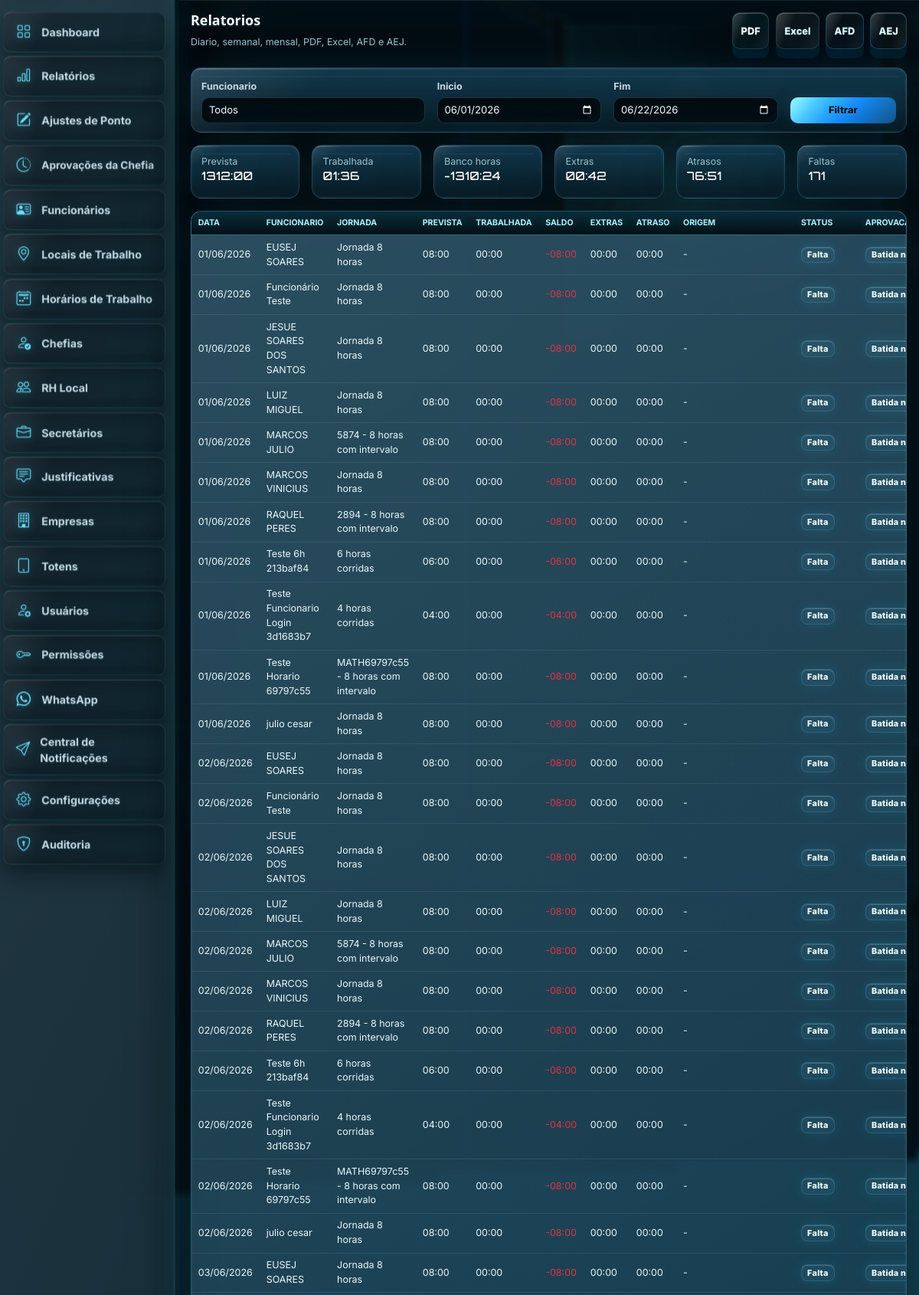
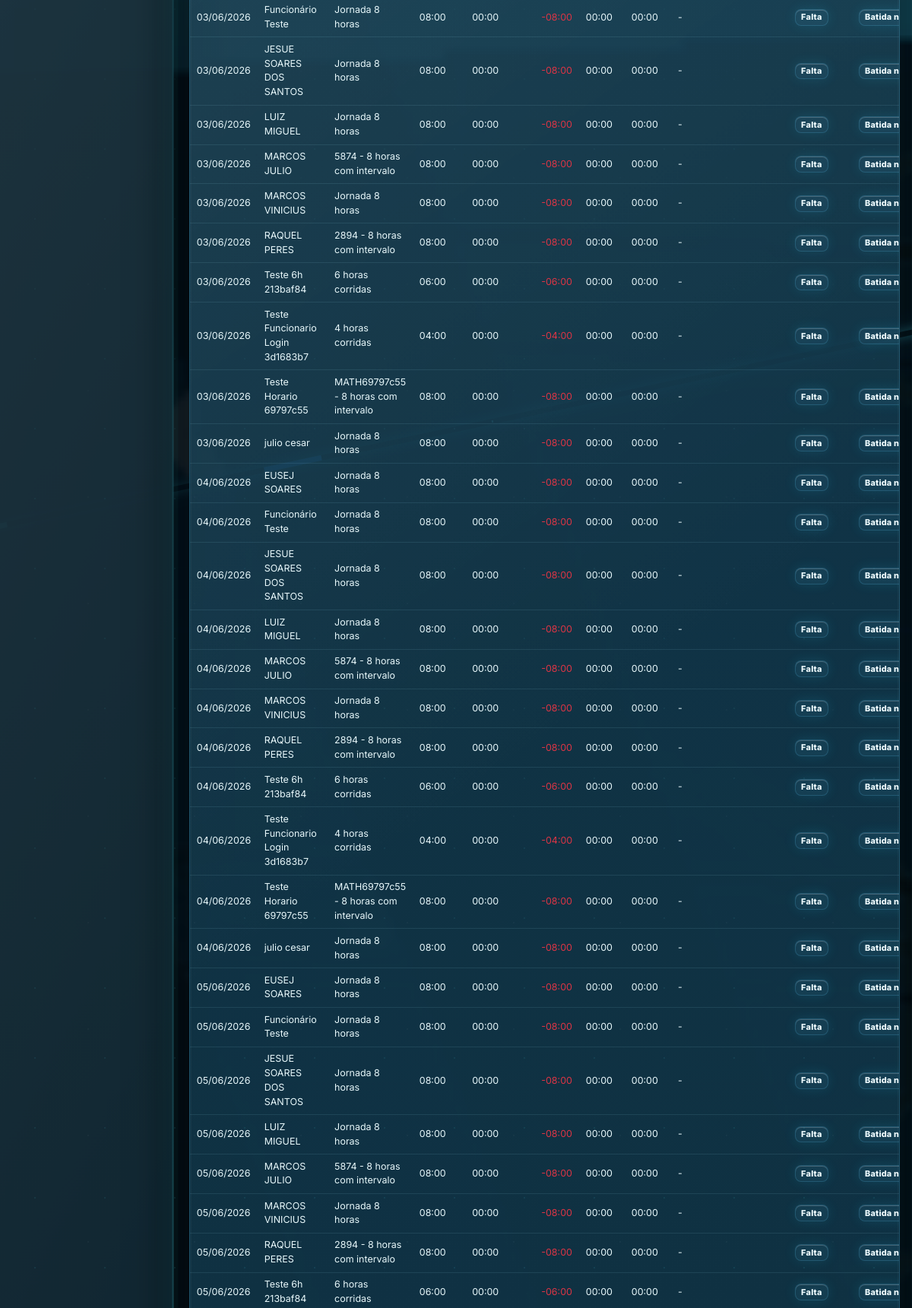
Page /relatorios (signed in, upper part) on the committed database (2 pictures, top to bottom).
### tables this page shows
CREATE TABLE funcionarios (
            id INTEGER PRIMARY KEY AUTOINCREMENT,
            empresa_id INTEGER NOT NULL,
            local_id INTEGER NOT NULL,
            jornada_id INTEGER NOT NULL,
            nome TEXT NOT NULL,
            cpf TEXT UNIQUE NOT NULL,
            matricula TEXT UNIQUE NOT NULL,
            cargo TEXT,
            email TEXT,
            telefone TEXT,
            data_admissao TEXT,
            ativo INTEGER NOT NULL DEFAULT 1, rh_local_id INTEGER, chefia_id INTEGER, secretario_id INTEGER, foto_base_path TEXT, reconhecimento_facial_ativo INTEGER NOT NULL DEFAULT 0, permite_totem_facial INTEGER NOT NULL DEFAULT 0, foto_facial_cadastrada INTEGER NOT NULL DEFAULT 0, mini_video_cadastrado INTEGER NOT NULL DEFAULT 0, face_embedding TEXT, face_video_path TEXT, updated_at TEXT, face_image_path TEXT, face_embeddings_json TEXT, permitir_totem_facial INTEGER NOT NULL DEFAULT 0,
            FOREIGN KEY (empresa_id) REFERENCES empresas(id),
            FOREIGN KEY (local_id) REFERENCES locais_trabalho(id),
            FOREIGN KEY (jornada_id) REFERENCES jornadas(id)
        );

CREATE TABLE jornadas (
            id INTEGER PRIMARY KEY AUTOINCREMENT,
            nome TEXT UNIQUE NOT NULL,
            carga_minutos INTEGER NOT NULL,
            entrada TEXT NOT NULL,
            saida_almoco TEXT,
            retorno_almoco TEXT,
            saida_final TEXT NOT NULL,
            tolerancia_minutos INTEGER NOT NULL DEFAULT 0,
            tipo_escala TEXT NOT NULL DEFAULT 'dias_uteis',
            data_inicio_escala TEXT,
            padrao INTEGER NOT NULL DEFAULT 0,
            ativa INTEGER NOT NULL DEFAULT 1
        );

### app.py (the view)
@app.route("/relatorios")
@login_required
def relatorios():
    today = date.today()
    start = parse_date(request.args.get("data_inicio"), today.replace(day=1))
    end = parse_date(request.args.get("data_fim"), today)
    user = current_user()
    funcionario_id = str(user["funcionario_id"] or "") if is_funcionario_profile(user) else request.args.get("funcionario_id", "")
    linhas = build_report(start, end, funcionario_id)
    funcionarios_rows = allowed_funcionarios_for_user(user)
    totals = {
        "prevista": sum(r["prevista_min"] for r in linhas),
        "trabalhada": sum(r["trabalhada_min"] for r in linhas),
        "saldo": sum(r["saldo_min"] for r in linhas),
        "extras": sum(r["extras_min"] for r in linhas),
        "atraso": sum(r["atraso_min"] for r in linhas),
        "faltas": sum(1 for r in linhas if r["falta"]),
    }
    return page_template('pages/relatorios.html', title="Relatórios", linhas=linhas, totals=totals, funcionarios_rows=funcionarios_rows,
    funcionario_id=funcionario_id, start=start, end=end, fmt=fmt_minutes, can_choose_funcionario=not is_funcionario_profile(user),
    export_url=lambda formato: url_for("exportar", formato=formato, data_inicio=start.isoformat(), data_fim=end.isoformat(), funcionario_id=funcionario_id))

### app.py (called while the page is built, shortened)
@app.after_request
def add_api_cors_headers(response):
    return response

def get_db():
    if "db" not in g:
        g.db = sqlite3.connect(DB_PATH)
        g.db.row_factory = sqlite3.Row
    return g.db

def query(sql, params=()):
    return get_db().execute(sql, params).fetchall()

def one(sql, params=()):
    return get_db().execute(sql, params).fetchone()

@app.before_request
def validate_csrf():
    if request.method != "POST":
        return None

@app.after_request
def security_headers(response):
    response.headers.setdefault("X-Content-Type-Options", "nosniff")
    response.headers.setdefault("X-Frame-Options", "SAMEORIGIN")
    response.headers.setdefault("Referrer-Policy", "strict-origin-when-cross-origin")
    if request.path in ("/totem-facial", "/terminal-ponto") or request.path.startswith("/totem-facial/"):
        response.headers["Cache-Control"] = "no-store, no-cache, must-revalidate, max-age=0"
        response.headers["Pragma"] = "no-cache"
        response.headers["Expires"] = "0"
    return response

def parse_date(value, fallback=None):
    if not value:
        return fallback
    return datetime.strptime(value, "%Y-%m-%d").date()

def period_bounds(start, end):
    start_dt = datetime.combine(start, datetime.min.time())
    end_dt = datetime.combine(end + timedelta(days=1), datetime.min.time())
    return start_dt.isoformat(sep=" "), end_dt.isoformat(sep=" ")

def chunks(items, size=500):
    for index in range(0, len(items), size):
        yield items[index:index + size]

def time_to_minutes(value):
    if not value:
        return None
    hour, minute = [int(part) for part in value.split(":")[:2]]
    return hour * 60 + minute

def minutes_between(start, end):
    if not start or not end:
        return 0
    start_min = time_to_minutes(start)
    end_min = time_to_minutes(end)
    if end_min < start_min:
        end_min += 24 * 60
    return end_min - start_min

def fmt_minutes(minutes):
    sign = "-" if minutes < 0 else ""
    minutes = abs(int(minutes or 0))
    return f"{sign}{minutes // 60:02d}:{minutes % 60:02d}"

def current_user():
    if not session.get("user_id"):
        return None
    return one("SELECT * FROM usuarios WHERE id = ?", (session["user_id"],))

def login_required(view):
    @wraps(view)
    def wrapped(*args, **kwargs):
        if not session.get("user_id"):
            return redirect(url_for("login"))
        return view(*args, **kwargs)
    return wrapped

### templates/pages/relatorios.html
{% extends "base.html" %}
{% block body %}
<div class="d-flex flex-column flex-lg-row justify-content-between gap-3 mb-4">
      <div><h3 class="fw-bold">Relatorios</h3><div class="text-muted">Diario, semanal, mensal, PDF, Excel, AFD e AEJ.</div></div>
      <div class="d-flex flex-wrap gap-2">
        <a class="btn btn-outline-danger" href="{{ export_url('pdf') }}">PDF</a>
        <a class="btn btn-outline-success" href="{{ export_url('excel') }}">Excel</a>
        <a class="btn btn-outline-secondary" href="{{ export_url('afd') }}">AFD</a>
        <a class="btn btn-outline-secondary" href="{{ export_url('aej') }}">AEJ</a>
      </div>
    </div>
    <form class="card mb-3"><div class="card-body"><div class="row g-3 align-items-end">
      <div class="col-md-4"><label class="form-label">Funcionario</label>{% if can_choose_funcionario %}<select class="form-select" name="funcionario_id"><option value="">Todos</option>{% for f in funcionarios_rows %}<option value="{{ f.id }}" {% if funcionario_id|string == f.id|string %}selected{% endif %}>{{ f.nome }}</option>{% endfor %}</select>{% else %}<input type="hidden" name="funcionario_id" value="{{ funcionario_id }}">{% for f in funcionarios_rows %}<input class="form-control" value="{{ f.nome }}" readonly>{% else %}<input class="form-control" value="Funcionario nao vinculado" readonly>{% endfor %}{% endif %}</div>
      <div class="col-md-3"><label class="form-label">Inicio</label><input class="form-control" type="date" name="data_inicio" value="{{ start.isoformat() }}"></div>
      <div class="col-md-3"><label class="form-label">Fim</label><input class="form-control" type="date" name="data_fim" value="{{ end.isoformat() }}"></div>
      <div class="col-md-2 d-grid"><button class="btn btn-primary">Filtrar</button></div>
    </div></div></form>
    <div class="row g-3 mb-3">
      <div class="col-6 col-lg-2"><div class="card"><div class="card-body"><div class="small text-muted">Prevista</div><h5>{{ fmt(totals.prevista) }}</h5></div></div></div>
      <div class="col-6 col-lg-2"><div class="card"><div class="card-body"><div class="small text-muted">Trabalhada</div><h5>{{ fmt(totals.trabalhada) }}</h5></div></div></div>
      <div class="col-6 col-lg-2"><div class="card"><div class="card-body"><div class="small text-muted">Banco horas</div><h5>{{ fmt(totals.saldo) }}</h5></div></div></div>
      <div class="col-6 col-lg-2"><div class="card"><div class="card-body"><div class="small text-muted">Extras</div><h5>{{ fmt(totals.extras) }}</h5></div></div></div>
      <div class="col-6 col-lg-2"><div class="card"><div class="card-body"><div class="small text-muted">Atrasos</div><h5>{{ fmt(totals.atraso) }}</h5></div></div></div>
      <div class="col-6 col-lg-2"><div class="card"><div class="card-body"><div class="small text-muted">Faltas</div><h5>{{ totals.faltas }}</h5></div></div></div>
    </div>
    <div class="card"><div class="table-responsive"><table class="table table-hover mb-0">
      <thead><tr><th>Data</th><th>Funcionario</th><th>Jornada</th><th>Prevista</th><th>Trabalhada</th><th>Saldo</th><th>Extras</th><th>Atraso</th><th>Origem</th><th>Status</th><th>Aprovacao</th></tr></thead>
      <tbody>{% for l in linhas %}<tr><td>{{ l.data.strftime('%d/%m/%Y') }}</td><td>{{ l.funcionario.nome }}</td><td>{{ l.jornada.nome }}</td><td>{{ l.prevista }}</td><td>{{ l.trabalhada }}</td><td class="{% if l.saldo_min < 0 %}text-danger{% elif l.saldo_min > 0 %}text-success{% endif %}">{{ l.saldo }}</td><td>{{ l.extras }}</td><td>{{ l.atraso }}</td><td>{{ l.origens_marcacoes }}</td><td>{% if l.falta %}<span class="badge bg-danger">Falta</span>{% elif l.folga %}<span class="badge bg-secondary">Folga</span>{% else %}<span class="badge bg-success">Presente</span>{% endif %}</td><td>{% if l.status_marcacoes == 'Batida fora do horario pendente' %}<span class="badge bg-warning text-dark">{{ l.status_marcacoes }}</span>{% elif l.status_marcacoes == 'Aprovado pela chefia' %}<span class="badge bg-success">{{ l.status_marcacoes }}</span>{% elif l.status_marcacoes == 'Nao aprovado pela chefia' %}<span class="badge bg-danger">{{ l.status_marcacoes }}</span>{% else %}<span class="badge bg-primary">{{ l.status_marcacoes }}</span>{% endif %}</td></tr>{% endfor %}</tbody>
    </table></div></div>
{% endblock %}

### rows in the picture
funcionarios: data "01/06/2026", funcionario.nome "EUSEJ SOARES", jornada.nome "Jornada 8 horas", prevista "08:00", trabalhada "00:00", saldo "-08:00", extras "00:00", atraso "00:00", origens_marcacoes "-", status_marcacoes "Batida…", data "02/06/2026", data "03/06/2026", data "04/06/2026", data "05/06/2026"
funcionarios: data "01/06/2026", funcionario.nome "Funcionário Teste", jornada.nome "Jornada 8 horas", prevista "08:00", trabalhada "00:00", saldo "-08:00", extras "00:00", atraso "00:00", origens_marcacoes "-", status_marcacoes "Batida…", data "02/06/2026", data "03/06/2026", data "04/06/2026", data "05/06/2026"
funcionarios: data "01/06/2026", funcionario.nome "JESUE SOARES DOS SANTOS", jornada.nome "Jornada 8 horas", prevista "08:00", trabalhada "00:00", saldo "-08:00", extras "00:00", atraso "00:00", origens_marcacoes "-", status_marcacoes "Batida…", data "02/06/2026", data "03/06/2026", data "04/06/2026", data "05/06/2026"
funcionarios: data "01/06/2026", funcionario.nome "LUIZ MIGUEL", jornada.nome "Jornada 8 horas", prevista "08:00", trabalhada "00:00", saldo "-08:00", extras "00:00", atraso "00:00", origens_marcacoes "-", status_marcacoes "Batida…", data "02/06/2026", data "03/06/2026", data "04/06/2026", data "05/06/2026"
funcionarios: data "01/06/2026", funcionario.nome "MARCOS JULIO", jornada.nome "5874 - 8 horas com intervalo", prevista "08:00", trabalhada "00:00", saldo "-08:00", extras "00:00", atraso "00:00", origens_marcacoes "-", status_marcacoes "Batida…", data "02/06/2026", data "03/06/2026", data "04/06/2026", data "05/06/2026"
funcionarios: data "01/06/2026", funcionario.nome "MARCOS VINICIUS", jornada.nome "Jornada 8 horas", prevista "08:00", trabalhada "00:00", saldo "-08:00", extras "00:00", atraso "00:00", origens_marcacoes "-", status_marcacoes "Batida…", data "02/06/2026", data "03/06/2026", data "04/06/2026", data "05/06/2026"
funcionarios: data "01/06/2026", funcionario.nome "RAQUEL PERES", jornada.nome "2894 - 8 horas com intervalo", prevista "08:00", trabalhada "00:00", saldo "-08:00", extras "00:00", atraso "00:00", origens_marcacoes "-", status_marcacoes "Batida…", data "02/06/2026", data "03/06/2026", data "04/06/2026", data "05/06/2026"
funcionarios: data "01/06/2026", funcionario.nome "Teste 6h 213baf84", jornada.nome "6 horas corridas", prevista "06:00", trabalhada "00:00", saldo "-06:00", extras "00:00", atraso "00:00", origens_marcacoes "-", status_marcacoes "Batida…", data "02/06/2026", data "03/06/2026", data "04/06/2026", data "05/06/2026"
funcionarios: funcionario.nome "Teste Funcionario Login 3d1683b7" "Teste Funcionario Login 3d1683b7" "Teste Funcionario Login 3d1683b7" "Teste Funcionario Login 3d1683b7"
jornadas: jornada.nome "4 horas corridas" "4 horas corridas" "4 horas corridas" "4 horas corridas"
funcionarios: data "01/06/2026", funcionario.nome "Teste Horario 69797c55", jornada.nome "MATH69797c55 - 8 horas com intervalo", prevista "08:00", trabalhada "00:00", saldo "-08:00", extras "00:00", atraso "00:00", origens_marcacoes "-", status_marcacoes "Batida…", data "02/06/2026", data "03/06/2026", data "04/06/2026"
funcionarios: data "01/06/2026", funcionario.nome "julio cesar", jornada.nome "Jornada 8 horas", prevista "08:00", trabalhada "00:00", saldo "-08:00", extras "00:00", atraso "00:00", origens_marcacoes "-", status_marcacoes "Batida…", data "02/06/2026", data "03/06/2026", data "04/06/2026"

### other values in the picture
{{ fmt(totals.prevista) }} "1312:00"
{{ fmt(totals.trabalhada) }} "01:36"
{{ fmt(totals.saldo) }} "-1310:24"
{{ fmt(totals.extras) }} "00:42"
{{ fmt(totals.atraso) }} "76:51"
{{ totals.faltas }} "171"
{{ l.data.strftime('%d/%m/%Y') }} "01/06/2026" "02/06/2026" "03/06/2026" "04/06/2026"
{{ l.prevista }} "04:00" "04:00" "04:00" "04:00"
{{ l.trabalhada }} "00:00" "00:00" "00:00" "00:00"
{{ l.saldo }} "-04:00" "-04:00" "-04:00" "-04:00"
{{ l.extras }} "00:00" "00:00" "00:00" "00:00"
{{ l.atraso }} "00:00" "00:00" "00:00" "00:00"
{{ l.origens_marcacoes }} "-" "-" "-" "-"
{{ l.status_marcacoes }} "Batida…" "Batida…" "Batida…" "Batida…"
